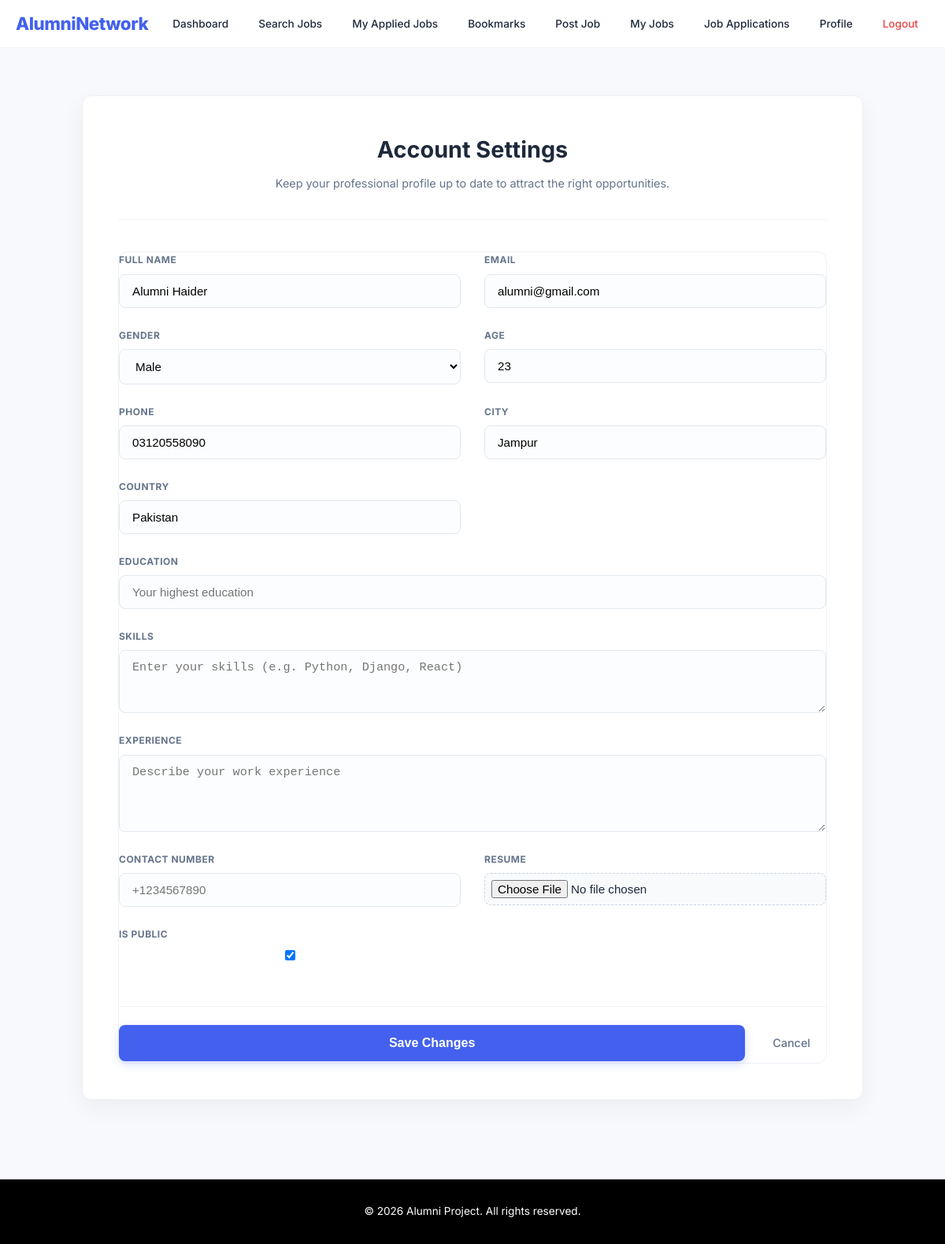
Screenshot of /update-profile/ (signed in) with the database file from the repository.
### myapp/models.py (models this page shows, shortened)
class UserRegister(models.Model):
    id = models.AutoField(primary_key=True)
    full_name = models.CharField(max_length=255)
    username = models.CharField(max_length=150, unique=True)
    email = models.EmailField(unique=True)
    password = models.CharField(max_length=128)
    GENDER_CHOICES = [
        ('male', 'Male'),
        ('female', 'Female'),
        ('other', 'Other'),
    ]
    gender = models.CharField(max_length=6, choices=GENDER_CHOICES)
    age = models.PositiveIntegerField()
    ROLE_CHOICES = [
        ('alumni', 'Alumni'),
        ('student', 'Student'),
        ('employer', 'Employer'),
    ]
    role = models.CharField(max_length=20, choices=ROLE_CHOICES)
    STATUS_CHOICES = [
        ('pending', 'Pending'),
        ('approved', 'Approved'),
        ('rejected', 'Rejected'),
    ]
    status = models.CharField(
        max_length=10,
        choices=STATUS_CHOICES,
        default='pending'
    )
    phone = models.CharField(max_length=20, blank=True, null=True)
    city = models.CharField(max_length=100, blank=True, null=True)
    country = models.CharField(max_length=100, blank=True, null=True)
    education = models.CharField(max_length=255, blank=True)
    skills = models.TextField(blank=True)
    experience = models.TextField(blank=True)
    contact_number = models.CharField(max_length=15, blank=True)
    resume = models.FileField(upload_to='resumes/', null=True, blank=True)
    is_public = models.BooleanField(default=True)
    date_joined = models.DateTimeField(auto_now_add=True)
    is_active = models.BooleanField(default=True)

### myapp/views.py (the view)
# urls.py: path('update-profile/', views.update_profile, name='update_profile'),
def update_profile(request):
    username = request.session.get('username')
    if not username:
        return redirect('login')
    user = get_object_or_404(UserRegister, username=username)
    if request.method == 'POST':
        form = ProfileUpdateForm(request.POST, request.FILES, instance=user)
        if form.is_valid():
            form.save()
            messages.success(request, 'Profile updated successfully.')
            if user.role == 'alumni':
                return redirect('alumni_dashboard')
            elif user.role == 'student':
                return redirect('student_dashboard')
            elif user.role == 'employer':
                return redirect('employer_dashboard')
    else:
        form = ProfileUpdateForm(instance=user)
    return render(request, 'update_profile.html', {'form': form})

### templates/update_profile.html (shortened to what this page needs)
{% extends "base.html" %}
{% block content %}
<div class="settings-container">
    <div class="settings-card">
        <div class="settings-header">
            <h2>Account Settings</h2>
            <p style="color: var(--text-light); font-size: 0.9rem; margin-top: 8px;">
                Keep your professional profile up to date to attract the right opportunities.
            </p>
        </div>
        <form method="post" enctype="multipart/form-data" style="box-shadow:none; padding:0; max-width:100%;">
            <div class="form-grid">
                {% for field in form %}
                    <div class="form-group {% if field.name == 'skills' or field.name == 'experience' or field.name == 'education' %}full-width{% endif %}">
                        <label for="{{ field.id_for_label }}">{{ field.label }}</label>
                        {{ field }}
                    </div>
                {% endfor %}
                <div class="form-actions">
                    <button type="submit" class="btn-update">Save Changes</button>
                    <a href="{% url 'update_profile' %}" class="btn-cancel text-center">Cancel</a>
                </div>
            </div>
        </form>
    </div>
</div>
{% endblock %}

### templates/base.html (style rules this page uses)
:root { --primary-color: #4361ee; --secondary-color: #3f37c9; --bg-color: #f8f9fd; --card-bg: #ffffff; --text-dark: #1e293b; --text-light: #64748b; --success: #10b981; --danger: #ef4444; --shadow: 0 10px 30px rgba(0, 0, 0, 0.05); --radius: 12px; }
body { font-family: 'Inter', sans-serif; margin: 0; padding: 0; background-color: var(--bg-color); color: var(--text-dark); line-height: 1.6; display: flex; flex-direction: column; min-height: 100vh; }
form, .dashboard-card { background: var(--card-bg); padding: 35px; border-radius: var(--radius); box-shadow: var(--shadow); border: 1px solid #edf2f7; }

### templates/update_profile.html (style rules this page uses)
.settings-container { animation: fadeIn 0.4s ease-in-out; display: flex; justify-content: center; padding: 20px 0 60px 0; }
.settings-card { background: var(--card-bg); padding: 45px; border-radius: var(--radius); box-shadow: var(--shadow); width: 100%; max-width: 900px; border: 1px solid #edf2f7; }
.settings-header { text-align: center; margin-bottom: 40px; border-bottom: 1px solid #f1f5f9; padding-bottom: 20px; }
.settings-header h2 { margin: 0; font-size: 1.8rem; color: var(--text-dark); }
.form-grid { display: grid; grid-template-columns: 1fr 1fr; gap: 25px 30px; }
.form-group { display: flex; flex-direction: column; gap: 8px; }
.full-width { grid-column: span 2; }
.form-group label { font-weight: 700; font-size: 0.75rem; color: var(--text-light); text-transform: uppercase; letter-spacing: 0.5px; }
form input, form textarea, form select { border: 1.5px solid #e2e8f0 !important; background-color: #fcfdfe; padding: 12px 16px !important; border-radius: 8px !important; font-size: 0.95rem !important; transition: all 0.2s ease !important; }
input[type="file"] { padding: 8px !important; background: #f8fafc; border: 1px dashed #cbd5e1 !important; }
.form-actions { grid-column: span 2; margin-top: 30px; padding-top: 20px; border-top: 1px solid #f1f5f9; display: flex; gap: 15px; align-items: center; }
.btn-update { background: var(--primary-color); color: white; padding: 14px 30px; border: none; border-radius: 8px; font-weight: 700; font-size: 1rem; cursor: pointer; transition: 0.3s; box-shadow: 0 4px 12px rgba(67, 97, 238, 0.2); flex: 1; }
.btn-cancel { text-decoration: none; color: var(--text-light); font-weight: 500; font-size: 0.9rem; padding: 14px 20px; }

### rows the page displays
UserRegister: form "Alumni Haider" "alumni@gmail.com" "Male" "23" "03120558090" "Jampur" "Pakistan" "☑"

### other values shown
{{ field.label }} "FULL NAME" "EMAIL" "GENDER" "AGE" "PHONE" "CITY" "COUNTRY" "EDUCATION" "SKILLS" "EXPERIENCE" "CONTACT NUMBER" "RESUME" "IS PUBLIC"
